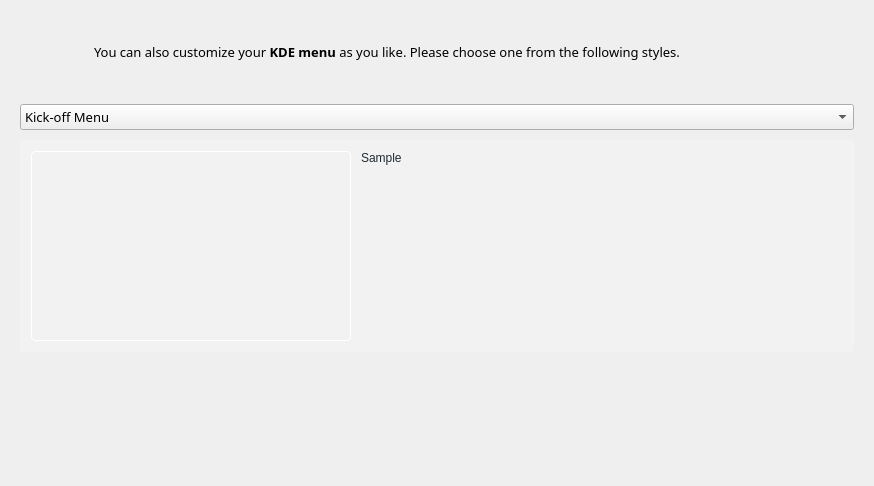
<?xml version="1.0" encoding="UTF-8"?>
<ui version="4.0">
 <class>menuWidget</class>
 <widget class="QWidget" name="menuWidget">
  <property name="geometry">
   <rect>
    <x>0</x>
    <y>0</y>
    <width>874</width>
    <height>486</height>
   </rect>
  </property>
  <property name="sizePolicy">
   <sizepolicy hsizetype="Expanding" vsizetype="Expanding">
    <horstretch>0</horstretch>
    <verstretch>0</verstretch>
   </sizepolicy>
  </property>
  <property name="windowTitle">
   <string>Menu</string>
  </property>
  <property name="styleSheet">
   <string notr="true">QGroupBox {
	background-color: rgb(242, 242, 242);
	border: 1px solid rgba(255,255,255,50);
	border-bottom-left-radius: 4px;
	border-bottom-right-radius: 4px;
}


QPushButton{
	padding: 3px 10px 3px 10px;
	color: white;
	border:0px;
	border-radius:4px;
	background-color: rgb(68, 69, 70);
}

QPushButton::flat{
	border:1px solid  rgb(68, 69, 70);
	border-radius:4px;
	background-color: rgb(68, 69, 70);
}

QPushButton::flat:hover{
	border:1px solid rgba(0, 0, 0, 100);
	border-radius:4px;
	background-color: rgb(0, 172, 255);
}

QPushButton::flat:pressed{
	border:1px solid rgba(0, 0, 0, 100);
	border-radius:4px;
	background-color: rgb(106, 114, 128);
}</string>
  </property>
  <layout class="QGridLayout" name="gridLayout">
   <property name="margin">
    <number>20</number>
   </property>
   <property name="spacing">
    <number>0</number>
   </property>
   <item row="0" column="0">
    <widget class="QLabel" name="label">
     <property name="minimumSize">
      <size>
       <width>64</width>
       <height>64</height>
      </size>
     </property>
     <property name="maximumSize">
      <size>
       <width>64</width>
       <height>64</height>
      </size>
     </property>
     <property name="text">
      <string/>
     </property>
     <property name="pixmap">
      <pixmap resource="../data/kapudan.qrc">:/raw/pixmap/kde.png</pixmap>
     </property>
    </widget>
   </item>
   <item row="0" column="1">
    <widget class="QLabel" name="description">
     <property name="font">
      <font>
       <family>Sans Serif</family>
       <pointsize>10</pointsize>
      </font>
     </property>
     <property name="styleSheet">
      <string notr="true"/>
     </property>
     <property name="text">
      <string>You can also customize your &lt;b&gt;KDE menu&lt;/b&gt; as you like. Please choose one from the following styles.</string>
     </property>
     <property name="wordWrap">
      <bool>true</bool>
     </property>
     <property name="indent">
      <number>10</number>
     </property>
    </widget>
   </item>
   <item row="1" column="1">
    <spacer name="verticalSpacer_4">
     <property name="orientation">
      <enum>Qt::Vertical</enum>
     </property>
     <property name="sizeType">
      <enum>QSizePolicy::Fixed</enum>
     </property>
     <property name="sizeHint" stdset="0">
      <size>
       <width>20</width>
       <height>20</height>
      </size>
     </property>
    </spacer>
   </item>
   <item row="2" column="0" colspan="2">
    <widget class="QComboBox" name="menuStyles">
     <property name="font">
      <font>
       <family>Sans Serif</family>
       <pointsize>10</pointsize>
      </font>
     </property>
     <property name="styleSheet">
      <string notr="true">)</string>
     </property>
     <item>
      <property name="text">
       <string>Kick-off Menu</string>
      </property>
     </item>
     <item>
      <property name="text">
       <string>Simple Menu</string>
      </property>
     </item>
     <item>
      <property name="text">
       <string>Lancelot Menu</string>
      </property>
     </item>
     <item>
      <property name="text">
       <string>Homerun Menu</string>
      </property>
     </item>
     <item>
      <property name="text">
       <string>AppMenu QML</string>
      </property>
     </item>
    </widget>
   </item>
   <item row="3" column="1">
    <spacer name="verticalSpacer">
     <property name="orientation">
      <enum>Qt::Vertical</enum>
     </property>
     <property name="sizeType">
      <enum>QSizePolicy::Fixed</enum>
     </property>
     <property name="sizeHint" stdset="0">
      <size>
       <width>10</width>
       <height>10</height>
      </size>
     </property>
    </spacer>
   </item>
   <item row="4" column="0" colspan="2">
    <widget class="QGroupBox" name="groupBox">
     <property name="minimumSize">
      <size>
       <width>0</width>
       <height>210</height>
      </size>
     </property>
     <property name="styleSheet">
      <string notr="true">border-radius: 4px;
</string>
     </property>
     <property name="title">
      <string/>
     </property>
     <property name="flat">
      <bool>true</bool>
     </property>
     <layout class="QHBoxLayout" name="horizontalLayout">
      <property name="spacing">
       <number>10</number>
      </property>
      <property name="margin">
       <number>10</number>
      </property>
      <item>
       <widget class="QLabel" name="pictureMenuStyles">
        <property name="sizePolicy">
         <sizepolicy hsizetype="Fixed" vsizetype="Fixed">
          <horstretch>0</horstretch>
          <verstretch>0</verstretch>
         </sizepolicy>
        </property>
        <property name="minimumSize">
         <size>
          <width>320</width>
          <height>190</height>
         </size>
        </property>
        <property name="maximumSize">
         <size>
          <width>320</width>
          <height>190</height>
         </size>
        </property>
        <property name="font">
         <font>
          <family>DejaVu Sans</family>
          <pointsize>10</pointsize>
         </font>
        </property>
        <property name="styleSheet">
         <string notr="true">#pictureMenuStyles{
border: 1px solid rgb(255, 255, 255);
}</string>
        </property>
        <property name="frameShape">
         <enum>QFrame::NoFrame</enum>
        </property>
        <property name="text">
         <string/>
        </property>
        <property name="scaledContents">
         <bool>false</bool>
        </property>
        <property name="wordWrap">
         <bool>true</bool>
        </property>
       </widget>
      </item>
      <item>
       <widget class="QLabel" name="labelMenuDescription">
        <property name="sizePolicy">
         <sizepolicy hsizetype="Expanding" vsizetype="Preferred">
          <horstretch>0</horstretch>
          <verstretch>0</verstretch>
         </sizepolicy>
        </property>
        <property name="minimumSize">
         <size>
          <width>0</width>
          <height>0</height>
         </size>
        </property>
        <property name="font">
         <font>
          <pointsize>9</pointsize>
         </font>
        </property>
        <property name="styleSheet">
         <string notr="true">color: rgb(30, 43, 51)</string>
        </property>
        <property name="text">
         <string>Sample</string>
        </property>
        <property name="scaledContents">
         <bool>false</bool>
        </property>
        <property name="alignment">
         <set>Qt::AlignLeading|Qt::AlignLeft|Qt::AlignTop</set>
        </property>
        <property name="wordWrap">
         <bool>true</bool>
        </property>
        <property name="margin">
         <number>20</number>
        </property>
        <property name="indent">
         <number>0</number>
        </property>
       </widget>
      </item>
     </layout>
    </widget>
   </item>
   <item row="5" column="0" colspan="2">
    <spacer name="verticalSpacer_5">
     <property name="orientation">
      <enum>Qt::Vertical</enum>
     </property>
     <property name="sizeType">
      <enum>QSizePolicy::Expanding</enum>
     </property>
     <property name="sizeHint" stdset="0">
      <size>
       <width>834</width>
       <height>144</height>
      </size>
     </property>
    </spacer>
   </item>
  </layout>
 </widget>
 <resources>
  <include location="../data/kapudan.qrc"/>
 </resources>
 <connections/>
</ui>
